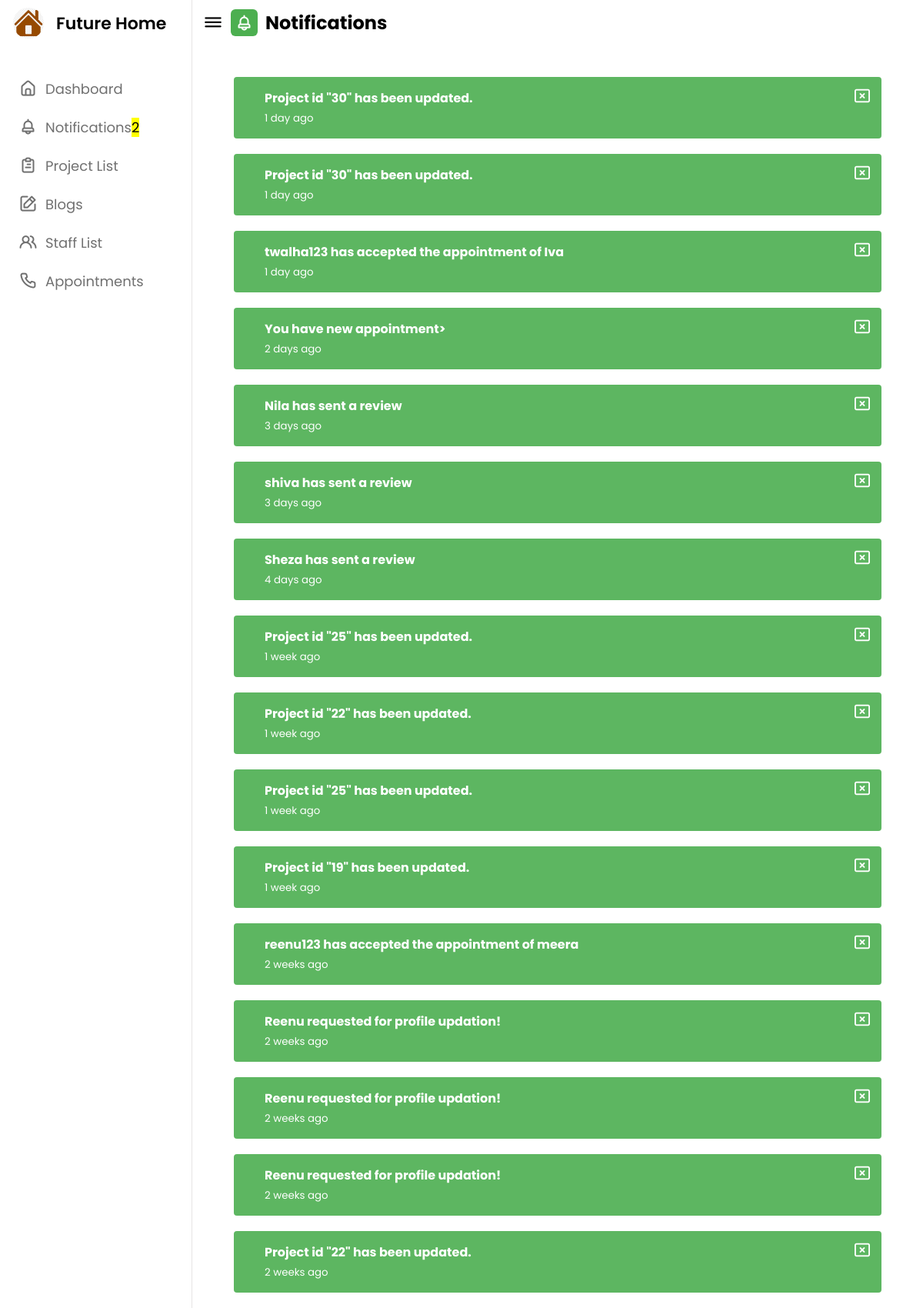
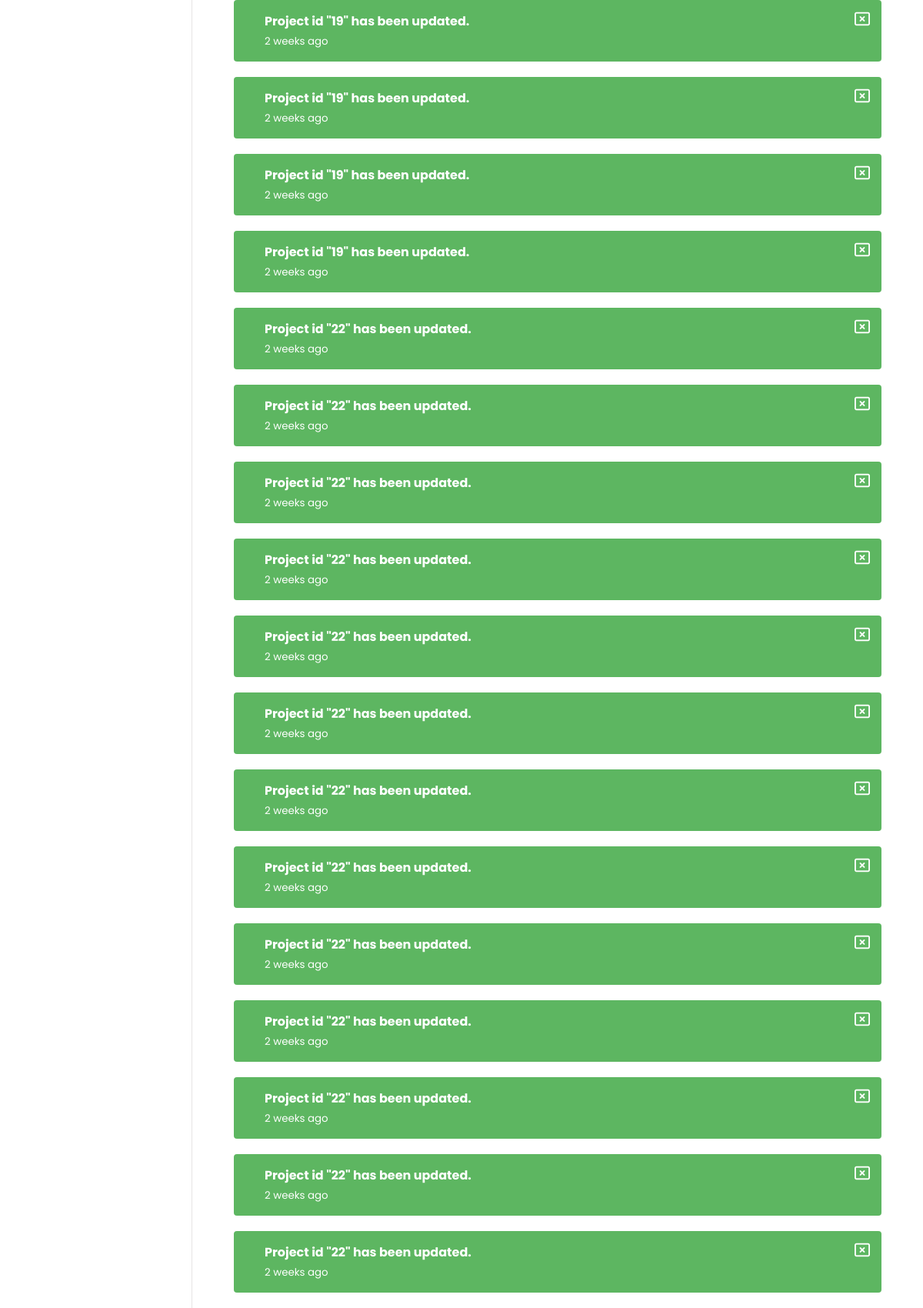
The page /admin_notification/ (signed in, upper part) on the database its author committed (2 pictures, top to bottom).
### future_app/models.py (models this page shows, shortened)
class Notification(models.Model):
    message = models.TextField()
    user = models.ForeignKey(User, on_delete=models.CASCADE)
    read = models.BooleanField(default=False)
    datetime = models.DateTimeField(auto_now_add=True)

### future_app/views.py (the view)
# urls.py: path('admin_notification/', views.admin_notification, name='admin_notification'),
@login_required
def admin_notification(request):
    unread_count = Notification.objects.filter(user=request.user.id, read=False).count()
    notifications = Notification.objects.filter(user=request.user.id).order_by('-datetime')
    current_time = datetime.now()
    for i in notifications:
        current_time = datetime.now()
        time_difference = current_time - i.datetime
        total_seconds = int(time_difference.total_seconds())
        if total_seconds < 60:
            i.time_ago = f"{total_seconds} seconds ago"
        elif total_seconds < 3600:
            i.time_ago = f"{total_seconds // 60} minutes ago"
        elif total_seconds < 86400:  # Less than 24 hours
            i.time_ago = f"{total_seconds // 3600} hours ago"
        elif total_seconds < 172800:  # Less than 48 hours (1 day)
            i.time_ago = "1 day ago"
        elif total_seconds < 604800:  # Less than a week
            i.time_ago = f"{total_seconds // 86400} days ago"
        elif total_seconds < 1209600:  # Less than 2 weeks (1 week)
            i.time_ago = "1 week ago"
        else:
            weeks = total_seconds // 604800
            i.time_ago = f"{weeks} weeks ago"
    for i in notifications:
        i.read = True
        i.save()
    return render(request, 'admin_notification.html', locals())

### templates/admin_notification.html (shortened to what this page needs)
<!DOCTYPE html>
{% load static %}
<html lang="en">
<head>
    <link rel="stylesheet" href="{% static 'css/admin.css' %}">
    <link rel="stylesheet" href="https://cdnjs.cloudflare.com/ajax/libs/font-awesome/6.4.2/css/all.min.css">
    <link rel="stylesheet" href="https://unicons.iconscout.com/release/v4.0.0/css/line.css">
</head>
<body>
    <nav>
        <div class="logo-name">
            <div class="logo-image">
                <img src="{% static 'img/favicon.png' %}" alt="">
            </div>
            <span class="logo_name">Future Home</span>
        </div>
        <div class="menu-items">
            <ul class="nav-links">
                <li><a href="{% url 'AdminDashboard' %}">
                    <i class="uil uil-estate"></i>
                    <span class="link-name">Dashboard</span>
                </a></li>
                <li><a href="{% url 'admin_notification' %}">
                    <i class="uil uil-bell"></i>
                    <span class="link-name">Notifications</i><mark class="big swing">{{ unread_count }}</mark></span>
                </a></li>
                <li><a href="{% url 'admin_project_list' %}">
                    <i class="uil uil-clipboard-alt"></i>
                    <span class="link-name">Project List</span>
                </a></li>
                <li><a href="{% url 'admin_blogs' %}">
                    <i class="uil uil-edit"></i>
                    <span class="link-name">Blogs</span>
                </a></li>
                <li><a href="{% url 'staff_list' %}">
                    <i class="uil uil-users-alt"></i>
                    <span class="link-name">Staff List</span>
                </a></li>
                <li><a href="{% url 'appointment_list' %}">
                    <i class="uil uil-phone"></i>
                    <span class="link-name">Appointments</span>
                </a></li>
            </ul>
        </div>
    </nav>
    <section class="dashboard" >
        <div class="top" style="justify-content:flex-start; gap: 10px;">
            <i class="uil uil-bars sidebar-toggle"></i>
            <div class="title">
                <i class="uil uil-bell"></i>
                <span class="text">Notifications</span>
            </div>
        </div>
        <div class="activity">
                {% if notifications %}
                {% for notification in notifications %}
                    <div class="notification {% if notification.read %}success{% else %}info{% endif %}">
                        <span><a class="close-btn" href="{% url 'delete_notifications' notification.id %}"><i class="far fa-window-close"></i></a></span>
                        <strong>{{ notification.message }}</strong>
                        <br>
                        <small>{{ notification.time_ago }}</small>
                    </div>
                {% endfor %}
            {% endif %}
        </div>
    </section>
</body>
</html>

### static/css/admin.css (style rules this page uses)
* { margin: 0; padding: 0; box-sizing: border-box; font-family: 'Poppins', sans-serif; }
:root { --primary-color: #4CAF50; --panel-color: #FFF; --text-color: #000; --black-light-color: #707070; --border-color: #e6e5e5; --toggle-color: #DDD; --box1-color: #4DA3FF; --box2-color: #FFE6AC; --box3-color: #E7D1FC; --title-icon-color: #fff; --tran-05: all 0.5s ease; --tran-03: all 0.3s ease; --tran-03: all 0.2s ease; }
body { min-height: 100vh; background-color: var(--primary-color); }
nav { position: fixed; top: 0; left: 0; height: 100%; width: 250px; padding: 10px 14px; background-color: var(--panel-color); border-right: 1px solid var(--border-color); transition: var(--tran-05); }
nav .logo-name { display: flex; align-items: center; }
nav .logo-image { display: flex; justify-content: center; min-width: 45px; }
nav .logo-image img { width: 40px; object-fit: cover; border-radius: 50%; }
nav .logo-name .logo_name { font-size: 22px; font-weight: 600; color: var(--text-color); margin-left: 14px; transition: var(--tran-05); }
nav .menu-items { margin-top: 40px; height: calc(100% - 90px); display: flex; flex-direction: column; justify-content: space-between; }
.menu-items li { list-style: none; }
.menu-items li a { display: flex; align-items: center; height: 50px; text-decoration: none; position: relative; }
.menu-items li a i { font-size: 24px; min-width: 45px; height: 100%; display: flex; align-items: center; justify-content: center; color: var(--black-light-color); }
.menu-items li a .link-name { font-size: 18px; font-weight: 400; color: var(--black-light-color); transition: var(--tran-05); }
.dashboard { position: relative; left: 250px; background-color: var(--panel-color); min-height: 100vh; width: calc(100% - 250px); padding: 10px 14px; transition: var(--tran-05); }
.dashboard .top { position: fixed; top: 0; left: 250px; display: flex; width: calc(100% - 250px); justify-content: space-between; align-items: center; padding: 10px 14px; background-color: var(--panel-color); transition: var(--tran-05); z-index: 10; }
.dashboard .top .sidebar-toggle { font-size: 26px; color: var(--text-color); cursor: pointer; }

### templates/admin_notification.html (style rules this page uses)
.activity { padding: 80px 40px; display: flex; flex-direction: column; }
.title { display: flex; flex-direction: row; font-size: 24px; font-weight: bolder; gap: 10px; }
.dashboard .title i { position: relative; height: 35px; width: 35px; background-color: var(--primary-color); border-radius: 6px; color: var(--title-icon-color); display: flex; align-items: center; justify-content: center; font-size: 24px; }
.notification { position: relative; padding: 15px 40px; margin: 10px 0; border-radius: 4px; width: 100%; color: #fff; opacity: 0.9; transition: opacity 0.6s; }
.notification.success { background-color: #4CAF50; }
.notification .close-btn { position: absolute; top: 10px; right: 15px; color: #fff; font-size: 20px; font-weight: bold; cursor: pointer; }

### rows shown on the page
Notification: message "Project id \"30\" has been updated.", time_ago "1 day ago"
Notification: message "Project id \"30\" has been updated.", time_ago "1 day ago"
Notification: message "twalha123 has accepted the appointment of Iva", time_ago "1 day ago"
Notification: message "You have new appointment>", time_ago "2 days ago"
Notification: message "Nila has sent a review", time_ago "3 days ago"
Notification: message "shiva has sent a review", time_ago "3 days ago"
Notification: message "Sheza has sent a review", time_ago "4 days ago"
Notification: message "Project id \"25\" has been updated.", time_ago "1 week ago"
Notification: message "Project id \"22\" has been updated.", time_ago "1 week ago"
Notification: message "Project id \"25\" has been updated.", time_ago "1 week ago"
Notification: message "Project id \"19\" has been updated.", time_ago "1 week ago"
Notification: message "reenu123 has accepted the appointment of meera", time_ago "2 weeks ago"
Notification: message "Reenu requested for profile updation!", time_ago "2 weeks ago"
Notification: message "Reenu requested for profile updation!", time_ago "2 weeks ago"
Notification: message "Reenu requested for profile updation!", time_ago "2 weeks ago"
Notification: message "Project id \"22\" has been updated.", time_ago "2 weeks ago"
Notification: message "Project id \"19\" has been updated.", time_ago "2 weeks ago"
Notification: message "Project id \"19\" has been updated.", time_ago "2 weeks ago"
Notification: message "Project id \"19\" has been updated.", time_ago "2 weeks ago"
Notification: message "Project id \"19\" has been updated.", time_ago "2 weeks ago"
Notification: message "Project id \"22\" has been updated.", time_ago "2 weeks ago"
Notification: message "Project id \"22\" has been updated.", time_ago "2 weeks ago"
Notification: message "Project id \"22\" has been updated.", time_ago "2 weeks ago"
Notification: message "Project id \"22\" has been updated.", time_ago "2 weeks ago"
Notification: message "Project id \"22\" has been updated.", time_ago "2 weeks ago"
Notification: message "Project id \"22\" has been updated.", time_ago "2 weeks ago"
Notification: message "Project id \"22\" has been updated.", time_ago "2 weeks ago"
Notification: message "Project id \"22\" has been updated.", time_ago "2 weeks ago"
Notification: message "Project id \"22\" has been updated.", time_ago "2 weeks ago"
Notification: message "Project id \"22\" has been updated.", time_ago "2 weeks ago"
Notification: message "Project id \"22\" has been updated.", time_ago "2 weeks ago"
Notification: message "Project id \"22\" has been updated.", time_ago "2 weeks ago"
Notification: message "Project id \"22\" has been updated.", time_ago "2 weeks ago"

### other values the page prints
{{ unread_count }} "2"
